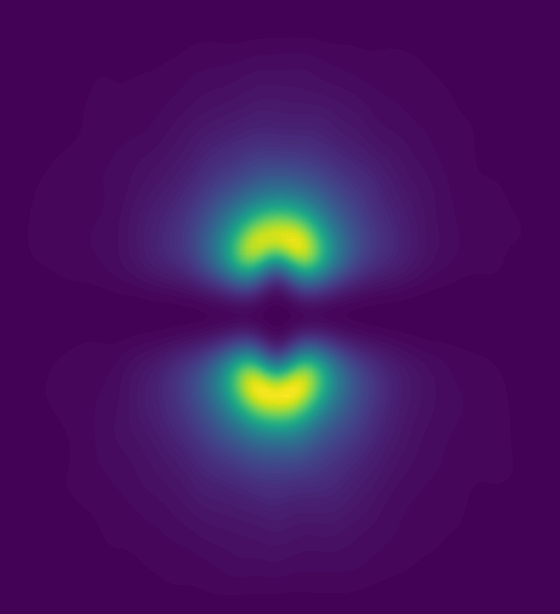
#> input picture UNet/kde.PNG, 560 x 614 px, found by its file name
$ jupyter execute --allow-errors Dataset_Generator.ipynb
#> lines starting #> are read from the running program, lines starting #| are printed output that depends on the picture
### UNet/DatasetGeneration/DataGenerator/utils2.py
import numpy as np
import matplotlib.pyplot as plt
import matplotlib as mpl
import awkward as ak
import pickle as pkl
import seaborn as sns
from scipy.stats import  gaussian_kde
import json
import os
import torch

# ---- MATH UTILITIES ----
# [18 lines left out: function shift_clip, not called in this run]


# ---- DATA PROCESSING UTILITIES ----

class Batch:
    # [5 lines left out: function __init__, not called in this run]

    def __iter__(self):
        return self

    # [121 lines left out: functions __next__, Hist2D, Hist2DForImage, generate_histogram_array, not called in this run]

# ---- MODIFIED FUNCTIONS ----
import numpy as np
from scipy.stats import gaussian_kde


class TruncatedKDE(gaussian_kde):
    """
    KDE that returns zero density and rejects samples outside
    user-supplied per-dimension bounds.

    Parameters
    ----------
    dataset : (d, N) array_like
        The data used to train the KDE (same format as gaussian_kde).
    bw_method : {None, 'scott', 'silverman', scalar} or callable, optional
        Passed straight to gaussian_kde.
    truncate_range : None | (a, b) | sequence[(a_i, b_i)]
        • None → no truncation.
        • 1-D → (a, b) or [(a, b)].
        • 2-D → [(a1, b1), (a2, b2)]  (length must equal `d`).
    """

    # [203 lines left out: functions __init__, __call__, resample, save_particle_distributions, load_particle_distributions_json, reconstruct_kde_from_data and 3 more, not called in this run]


# OLD (USING PICKLE) -------------------------------
# Save and load graphs
def save_graph(fig, filename):
    with open(filename, 'wb') as f:
        pkl.dump(fig, f)

# [53 lines left out: functions load_graph, save_kde, not called in this run]


def load_kde(filename):
    """
    Load a gaussian_kde or TruncatedKDE instance from an .npz file written by save_kde().

    Parameters
    ----------
    filename : str
        Path to the .npz file created by save_kde().

    Returns
    -------
    kde : gaussian_kde or TruncatedKDE
        A reconstructed KDE object, exactly matching the saved one.
    """
    data = np.load(filename, allow_pickle=False)

    dataset = data["dataset"]              # shape = (d, N)
    bw = float(data["bw_method"])          # scalar bandwidth factor
    is_trunc = bool(int(data["is_truncated"][0]))

    if is_trunc:
        tr_array = data["truncate_range"]   # shape = (d, 2)
        # Convert back to a list of (a, b) tuples
        tr_list = [tuple(row) for row in tr_array]
        kde = TruncatedKDE(dataset, bw_method=bw, truncate_range=tr_list)
    else:
        kde = gaussian_kde(dataset, bw_method=bw)

    return kde

# Save generic
def save_object(obj, filename):
    with open(filename, 'wb') as f:
        pkl.dump(obj, f)

# [8 lines left out: function load_object, not called in this run]

# Datasets (not the object but the pure set)
def save_dataset_values(dataset, filename):
    with open(filename, 'wb') as f:
        pkl.dump(dataset, f)

# [8 lines left out: function load_dataset_values, not called in this run]

### UNet/DatasetGeneration/DataGenerator/utils.py
from math import e
import numpy as np
import h5py
import os
import json
from regex import F
from sqlalchemy import all_
from sympy import N
from tqdm.auto import tqdm
from matplotlib import pyplot as plt

# TODO:
# - Sharding: save images in subfolders to avoid too many files in one folder

# [29 lines left out: functions calculate_cherenkov_angle, calculate_cherenkov_radius, _read_rings, not called in this run]

def read_dataset(data_file):
    """
    Read a dataset from an h5 file and return the data and labels.

    Parameters
    ----------
    data_file : str
        Path to the h5 file containing the dataset.

    Returns
    -------
    dataset: dict
        A dictionary containing the dataset in the exact same format as the one
        returned by the SCGen generate_dataset method.
    """
    dataset = []
    with h5py.File(data_file, 'r') as f:
        N_events = f.attrs['num_events'].astype(int)
        for i in range(N_events):
            event_grp = f[f'event_{i}']
            event = {
                'centers': np.array(event_grp['centers']),
                'momenta': np.array(event_grp['momenta']),
                'particle_types': np.array(event_grp['particle_types']),
                'rings': _read_rings(event_grp['rings']),
                'tracked_rings': np.array(event_grp['tracked_rings']),
                'radii': np.array(event_grp['radii'])
            }
            dataset.append(event)
    return dataset

# [491 lines left out: functions read_dataset_metadata, generate_MYOLO_dataset, generate_MYOLO_dataset_folder, _to_hashable, _compare_metadata, not called in this run]


# [16 lines that do not run on import are left out]

### UNet/Dataset_Generator.ipynb
[cell 1]
import sys
import os
sys.path.append(os.path.abspath("DatasetGeneration/DataGenerator"))

from DatasetGeneration.DataGenerator.utils2 import save_kde, load_kde, TruncatedKDE
from DatasetGeneration.DataGenerator.utils import read_dataset
from DatasetGeneration.DataGenerator.scgen import SCGen
import pandas as pd
from matplotlib import pyplot as plt
import numpy as np
import cv2
import shutil
from scipy.ndimage import gaussian_filter


# [253 lines left out: functions event_image, fromSCgen_to_UNet_format, fromSCgen_to_UNet_format_npy, visualize_heatmap_unet, not called in this run]


def visualize_heatmap_unet_npy(image_path: str, heatmap_path: str, alpha: float = 0.5, cmap='jet', show_side_by_side=False):
    """
    Visualizza un'immagine e la sua heatmap associata (come in UNet).

    Parameters
    ----------
    image_path : str
        Percorso dell'immagine originale (formato .npy, float32 normalizzata).
    heatmap_path : str
        Percorso della heatmap (formato .npy, float32 normalizzata).
    alpha : float
        Fattore di fusione per sovrapporre la heatmap (0=solo immagine, 1=solo heatmap).
    cmap : str
        Colormap matplotlib (es: 'jet', 'hot', 'viridis').
    show_side_by_side : bool
        Se True, mostra immagine e heatmap affiancate. Se False, sovrapposte.
    """
    # 1. Carica immagine e heatmap (float32 normalizzati)
    image = np.load(image_path)   # [H,W]
    heatmap = np.load(heatmap_path)  # [H,W]

    if image.ndim == 2:
        image = np.stack([image] * 3, axis=-1)  # grayscale → RGB fake

    # 2. Converte in uint8 per visualizzazione
    image_uint8 = (255 * np.clip(image, 0, 1)).astype(np.uint8)
    heatmap_uint8 = (255 * np.clip(heatmap, 0, 1)).astype(np.uint8)

    # 3. Applica colormap
    try:
        cmap_enum = getattr(cv2, f'COLORMAP_{cmap.upper()}')
    except AttributeError:
        raise ValueError(f"Colormap '{cmap}' non valida per OpenCV.")
    heatmap_color = cv2.applyColorMap(heatmap_uint8, cmap_enum)

    # 4. Visualizzazione
    if show_side_by_side:
        fig, axs = plt.subplots(1, 2, figsize=(10, 5))
        axs[0].imshow(image_uint8)
        axs[0].set_title("Immagine originale")
        axs[1].imshow(heatmap_uint8, cmap=cmap)
        axs[1].set_title("Heatmap")
        for ax in axs:
            ax.axis("off")
        plt.tight_layout()
        plt.show()
    else:
        overlay = cv2.addWeighted(image_uint8, 1 - alpha, heatmap_color, alpha, 0)
        plt.figure(figsize=(6, 6))
        plt.imshow(overlay)
        plt.title(f"Overlay heatmap\n{os.path.basename(image_path)}")
        plt.axis("off")
        plt.tight_layout()
        plt.show()


# [97 lines left out: functions split_train_val, split_train_val_npy, not called in this run]

[cell 2]
# Import of momentum and centers distributions
ptypes = [211, 321, 2212, 11, 13]
log_momenta_dist = {}
#> (the rest of this cell did not finish here and is left out)

#> (a cell that did not finish here is left out)

[cell 4]
h5_path = '/user/gr1/delphi/dghezzi/SharedDataset_22500_2500_150_175_npy/SharedDataset_22500_2500_150_175_npy.h5'
#> (the rest of this cell did not finish here and is left out)

#> (a cell that did not finish here is left out)

[cell 6]
directory = '/user/gr1/delphi/dghezzi/SharedDataset_22500_2500_150_175_npy/UNet/420px'
#> (the rest of this cell did not finish here and is left out)

#> (a cell that did not finish here is left out)

[cell 8]
# vario numero di anelli: per ognuna di queste categorie, genero 1000 immagini

directory = r'/user/gr1/delphi/dghezzi/UNet/UNet_dataset/study_rings_npy'

if os.path.exists(directory):
    os.makedirs(directory, exist_ok=True)

N_rings = np.arange(10, 200, 10)
print(N_rings)

#> (the rest of this cell did not finish here and is left out)

#> (a cell that did not finish here is left out)

[cell 10]
import numpy as np
import matplotlib.pyplot as plt
import cv2
from UNet import load_keypoints_from_csv

# Carico immagine
#> (the rest of this cell did not finish here and is left out)

#> (a cell that did not finish here is left out)

[cell 12]
import matplotlib.pyplot as plt
import matplotlib.image as mpimg
import numpy as np

kde = mpimg.imread(r'/user/gr1/delphi/dghezzi/UNet/kde.PNG')
#> kde is the input picture: shape (614, 560, 4) float32; mean R, G, B, A 0.272, 0.0917, 0.38, 1

plt.figure(figsize=(6, 6))
plt.imshow(kde)
plt.title('Heatmap')

# Rettangolo
x_start, x_end = 200, 350
y_start, y_end = 160, 470
rect_width = x_end - x_start
rect_height = y_end - y_start
rect = plt.Rectangle((x_start, y_start), rect_width, rect_height,
                     linewidth=2, edgecolor='red', facecolor='none', linestyle='--', alpha=0.7)
plt.gca().add_patch(rect)

# Segmento orizzontale a metà del rettangolo
y_mid = (y_start + y_end) / 2
plt.plot([x_start, x_end], [y_mid, y_mid], color='red', linestyle='--', linewidth=2, alpha=0.7)

plt.show()
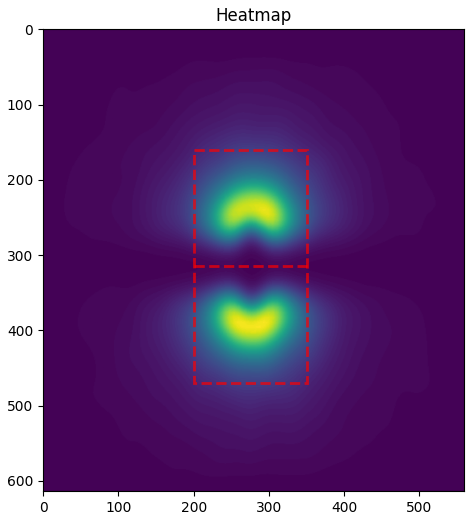
#> figure drawn by matplotlib, 1 panel


'''
# fai lo stesso per l'immagine e mettici sopra i punti dei keypoint ground truth
image_path=os.path.join(directory, "images", "train", "event_1.npy")
image = np.load(image_path)
plt.figure(figsize=(6, 6))
plt.imshow(image, cmap='gray', interpolation='nearest')
plt.title('Image')
plt.xlabel('X-axis')
plt.ylabel('Y-axis')
plt.grid(True, which='both', color='white', linestyle='-', linewidth=0.5)
plt.xticks(np.arange(0, image.shape[1], step=50), rotation=45)
plt.yticks(np.arange(0, image.shape[0], step=50))
plt.tight_layout()

plt.axvline(x=200, color='red', linestyle='--', alpha=0.7)
plt.axvline(x=350, color='red', linestyle='--', alpha=0.7)
plt.axhline(y=200, color='red', linestyle='--', alpha=0.7)
plt.axhline(y=440, color='red', linestyle='--', alpha=0.7)

# Aggiungi i punti dei keypoint ground truth
keypoints_path = os.path.join(directory, "centers", 'train', "event_1_centers.csv")

from UNet import load_keypoints_from_csv
keypoints = load_keypoints_from_csv(keypoints_path)
for i in range(len(keypoints)):
    plt.plot(keypoints[i][0], keypoints[i][1], 'yellow', marker='.', markersize=2)

plt.show()
'''

[cell 13]
import matplotlib.pyplot as plt
import matplotlib.image as mpimg
import numpy as np

# Percorsi delle immagini
img1_path = 'result_2patches.png'
img2_path = 'result_3patches.png'

# Carica immagini
img1 = mpimg.imread(img1_path)
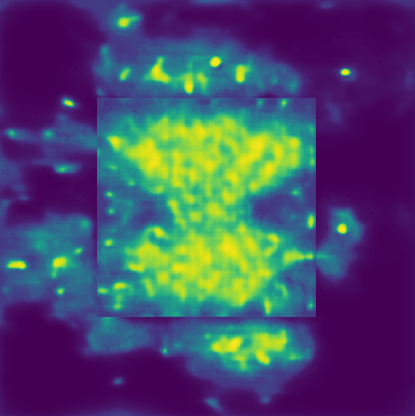
#> input picture UNet/result_2patches.png, 415 x 416 px
#> img1 is the input picture: shape (416, 415, 4) float32; mean R, G, B, A 0.286, 0.286, 0.411, 1
img2 = mpimg.imread(img2_path)
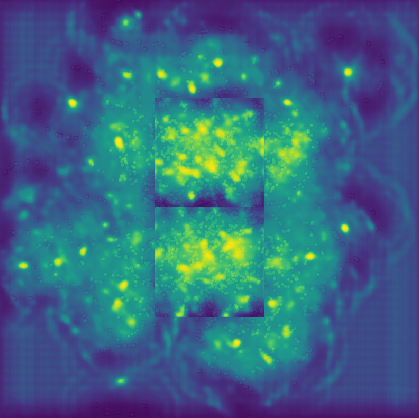
#> input picture UNet/result_3patches.png, 419 x 418 px
#> img2 is the input picture: shape (418, 419, 4) float32; mean R, G, B, A 0.225, 0.402, 0.514, 1

# Ridimensiona entrambe le immagini alla dimensione più piccola
h = min(img1.shape[0], img2.shape[0])
#> h = 416
w = min(img1.shape[1], img2.shape[1])
#> w = 415
img1_resized = img1[:h, :w]
img2_resized = img2[:h, :w]
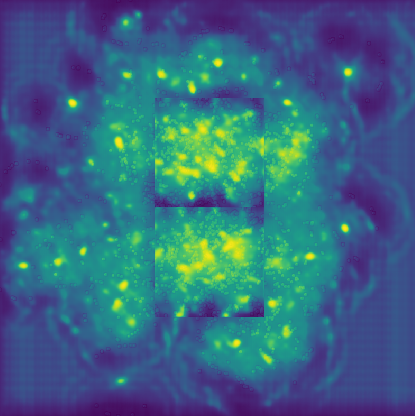
#> img2_resized: shape (416, 415, 4) float32; mean R, G, B, A 0.224, 0.405, 0.514, 1

# Crea spazio bianco tra le immagini
gap = 20  # larghezza in pixel
if img1.ndim == 3:
    # immagini RGB o RGBA
    white_space = np.ones((h, gap, img1.shape[2]), dtype=img1.dtype)
else:
    # immagini grayscale
    white_space = np.ones((h, gap), dtype=img1.dtype)

# Affianca immagini con spazio bianco
combined = np.concatenate([img1_resized, white_space, img2_resized], axis=1)
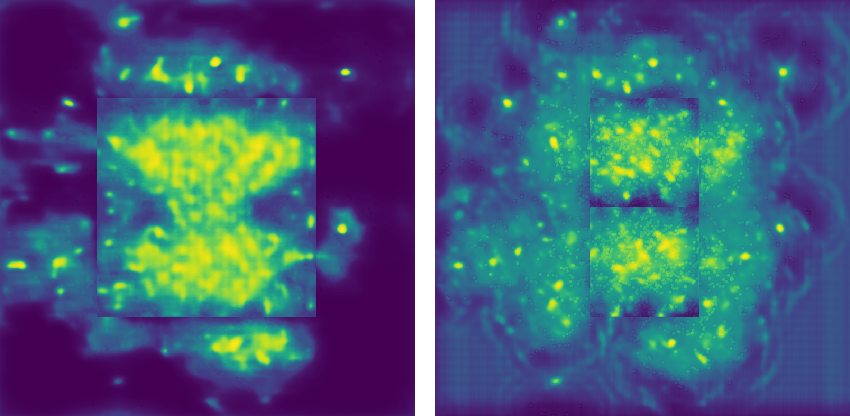
#> combined: shape (416, 850, 4) float32; mean R, G, B, A 0.273, 0.362, 0.475, 1

# Visualizza e salva senza assi
plt.figure(figsize=(combined.shape[1]/100, combined.shape[0]/100), dpi=100)
plt.imshow(combined)
plt.axis('off')
plt.tight_layout(pad=0)
plt.savefig('combined.png', bbox_inches='tight', pad_inches=0)
plt.close()

[cell 14]
import torch.cuda
torch.cuda.empty_cache()
#> (this line was passed over: torch is not available in this run)

[cell 15]
import os
import numpy as np
from shutil import copy2
from tqdm import tqdm

# [5 lines left out: function crop_center, not called in this run]

def prepare_double_input_dataset(orig_image_dir, orig_label_dir, out_dir, crop_size=416):
#> called with crop_size = 416
    sets = ['train', 'val']
    os.makedirs(out_dir, exist_ok=True)

    for s in sets:
        orig_images_path = os.path.join(orig_image_dir, s)
        orig_labels_path = os.path.join(orig_label_dir, s)

        out_images1_path = os.path.join(out_dir, 'images1', s)
        out_images2_path = os.path.join(out_dir, 'images2', s)
        out_labels_path = os.path.join(out_dir, 'labels', s)

        os.makedirs(out_images1_path, exist_ok=True)
        os.makedirs(out_images2_path, exist_ok=True)
        os.makedirs(out_labels_path, exist_ok=True)

        file_list = sorted([f for f in os.listdir(orig_images_path) if f.endswith('.npy')])

        for fname in tqdm(file_list, desc=f'Processing {s}'):
            # Carica immagine e label
            img_path = os.path.join(orig_images_path, fname)
            lbl_path = os.path.join(orig_labels_path, fname)

            img = np.load(img_path)
            label = np.load(lbl_path)

            # Salva immagine originale in images1
            out_img1 = os.path.join(out_images1_path, fname)
            np.save(out_img1, img)

            # Ritaglia centro immagine e salva in images2
            img_cropped = crop_center(img, crop_size, crop_size)
            out_img2 = os.path.join(out_images2_path, fname)
            np.save(out_img2, img_cropped)

            # Salva label così com'è (se vuoi ritagliarla, modifica qui)
            out_lbl = os.path.join(out_labels_path, fname)
            np.save(out_lbl, label)


origin_image = r'/user/gr1/delphi/dghezzi/UNet/UNet_dataset/900_100_160_180_npy/images'
origin_label = r'/user/gr1/delphi/dghezzi/UNet/UNet_dataset/900_100_160_180_npy/labels'
output = r'/user/gr1/delphi/dghezzi/UNet/UNet_dataset/900_100_160_180_npy_double_input'

#> (the rest of this cell did not finish here and is left out)
